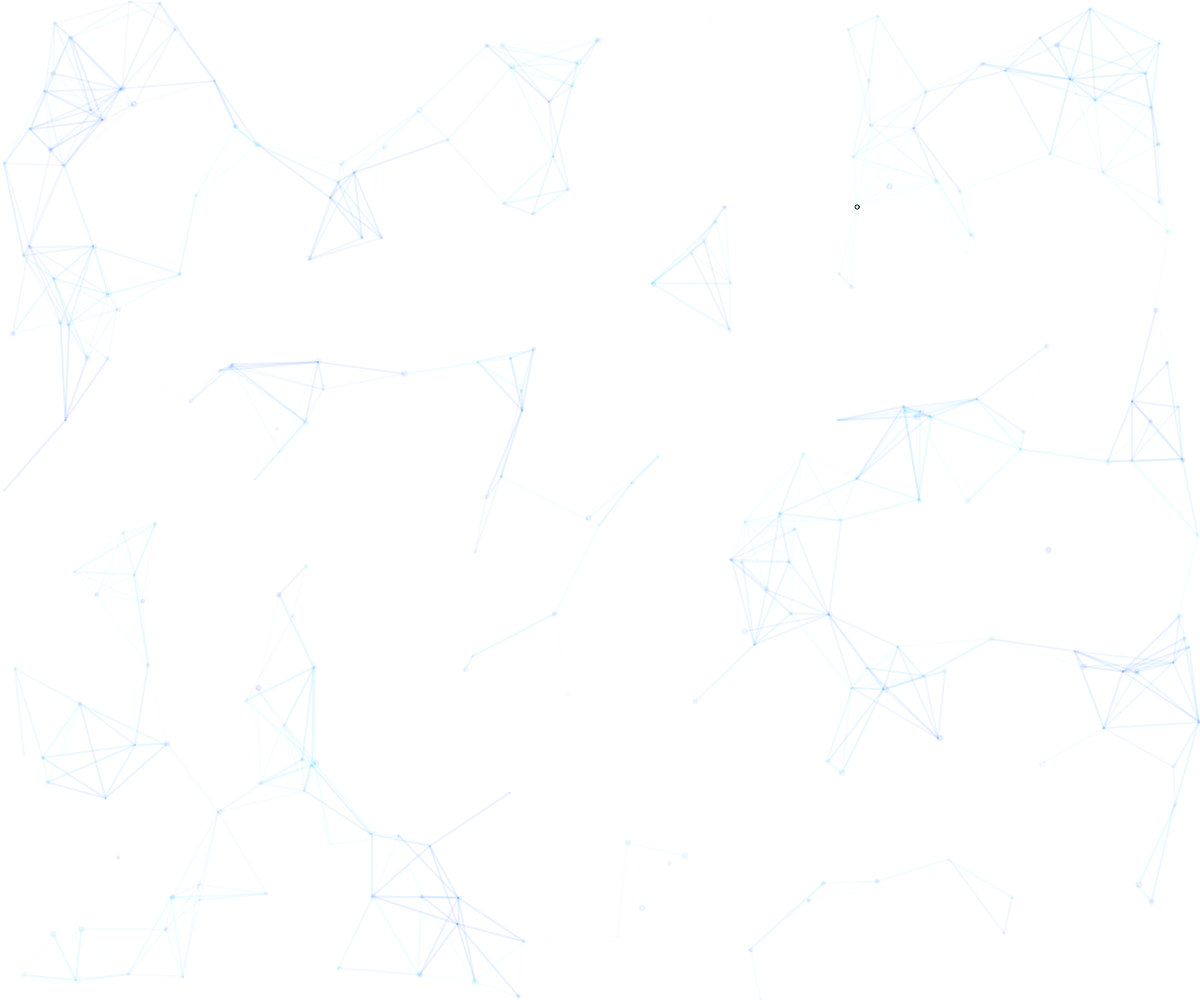
Frame 1 (no input)
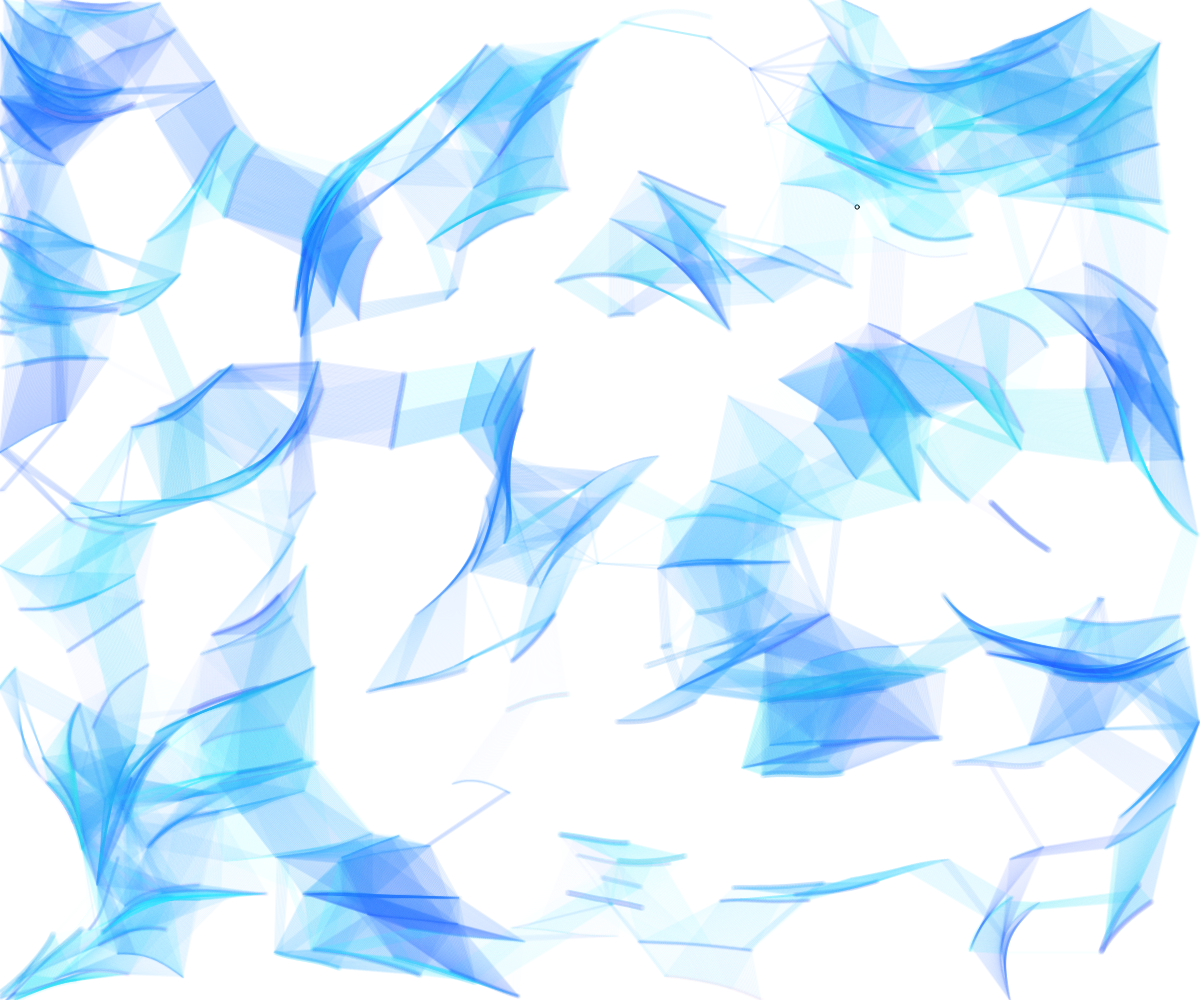
Frame 60 (no input)
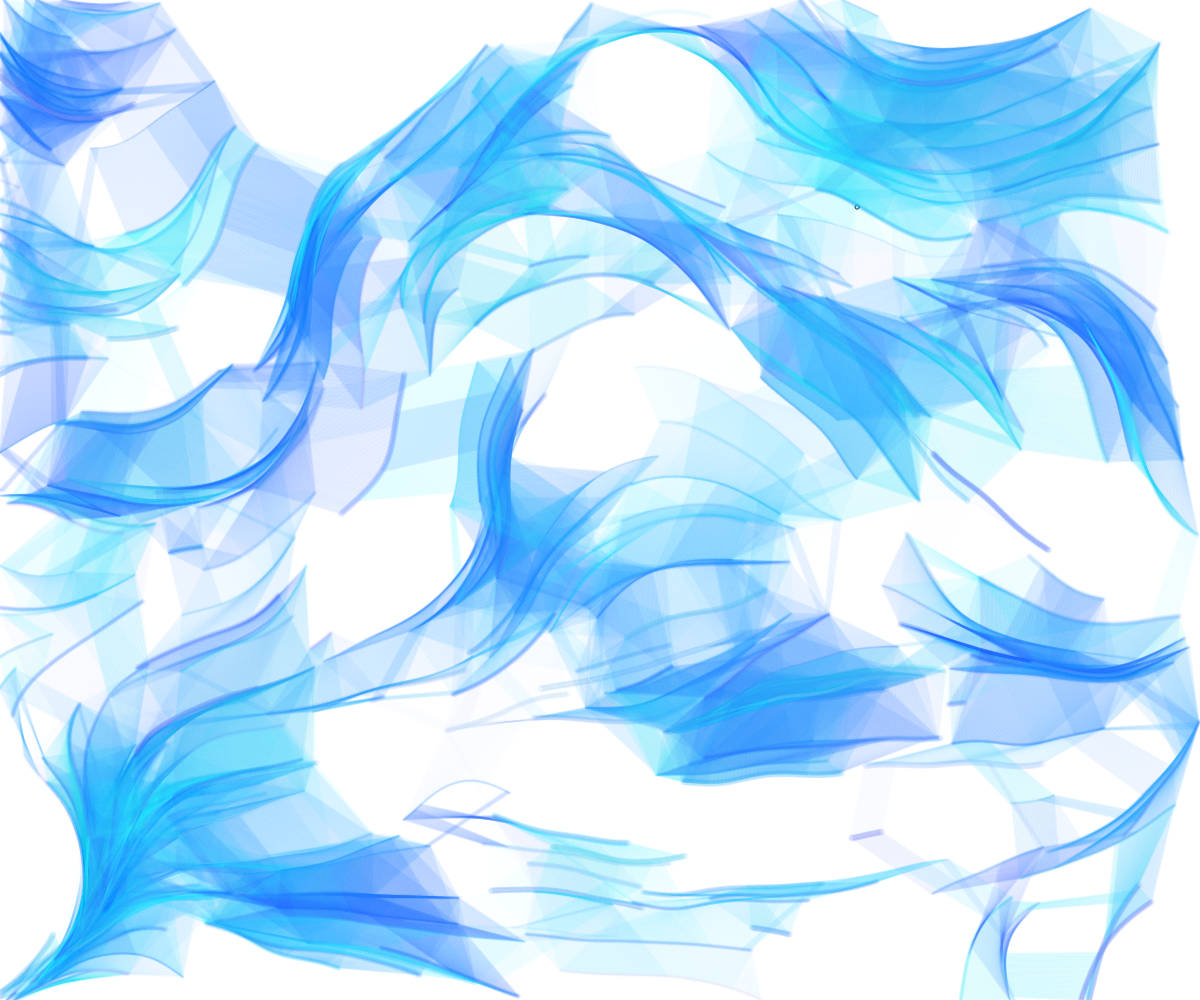
Frame 120 (the mouse pressed at the canvas centre since frame 60)

The p5.js sketch that drew these frames (run headless with seeded random() and noise() and a simulated clock; from frame 60 on, the mouse is pressed at the canvas centre):

// p5.js sketch
// ── sketch.js
class Particle {
    constructor(){
        this.x = random(0,width);
        this.y = random(0,height);
        this.r = random(2,5);
        this.xSpeed = random(1,2);
        this.ySpeed = random(1,1.5);
        let colorB = color('rgb(255,255,255)');
        let colorA = color('rgb(0,101,255)');
        let colorC = color('rgb(51,243,243)');
        let colorD = color('rgb(225,32,255)');
        
        this.color = lerpColor(colorA, colorB, random(100)/100);
        this.lineColor = lerpColor(colorC, colorD, random(40)/100);
        this.color.setAlpha(random(.1));
        this.lineColor.setAlpha(random(.1));
    }

// creation of a particle.
    createParticle() {
        fill(this.color);
        circle(this.x,this.y,this.r);
    }

// setting the particle in motion.
    moveParticle() {
        if(this.x < 0 || this.x > width || this.y < 0 || this.y > height)
        {
            //this.xSpeed*=-1;
            //this.ySpeed*=-1;
            this.x = random(0,windowWidth);
            this.y = random(0,windowHeight);
            
                
        }
                
        let n = noise(this.x * noiseScale, this.y * noiseScale, frameCount * noiseScale * noiseScale);
        let a = TAU * n ;
        this.x += cos(a) * this.xSpeed
        this.y += sin(a) * this.ySpeed
    }

// this function creates the connections(lines)
// between particles which are less than a certain distance apart
    joinParticles(particles) {
        particles.forEach(element =>{
            let dis = dist(this.x,this.y,element.x,element.y);
            if(dis<100) {
                stroke(this.lineColor);
                strokeWeight(2);
                line(this.x,this.y,element.x,element.y);
            }
        });
    }
}

// an array to add multiple particles
let particles = [];
const noiseScale = 0.01/4;
particleCount = 250
function setup() {
    colorMode(HSB);
    createCanvas(windowWidth, windowHeight);
    for(let i = 0;i<particleCount;i++){
        particles.push(new Particle());
    }
}
function mouseReleased() {
    noiseSeed(millis());
}
function draw() {
    //background('#0f0f0f22');
    for(let i = 0;i<particles.length;i++) {
        particles[i].createParticle();
        particles[i].moveParticle();
        particles[i].joinParticles(particles.slice(i));
    }
}
